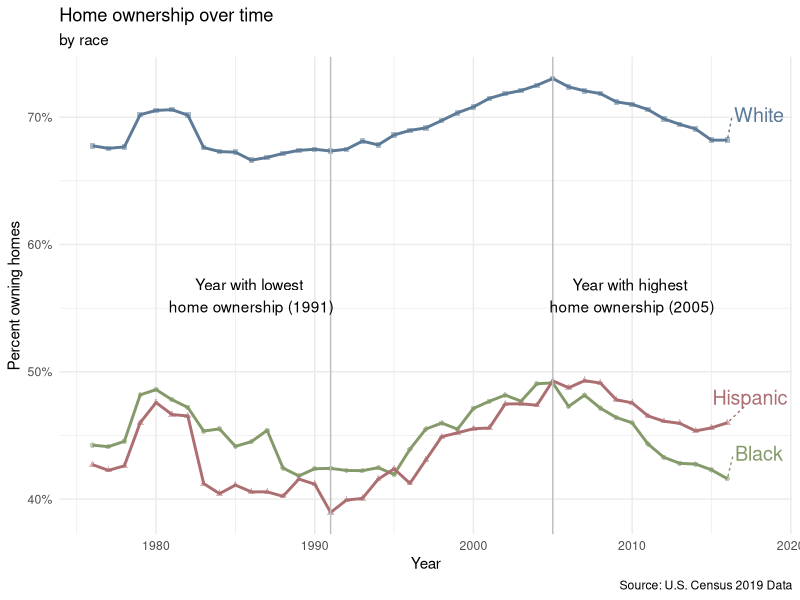
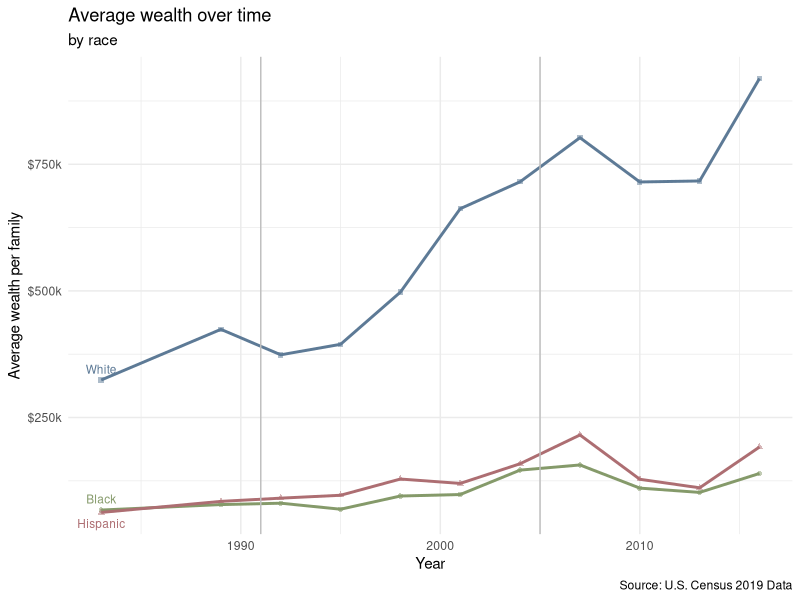
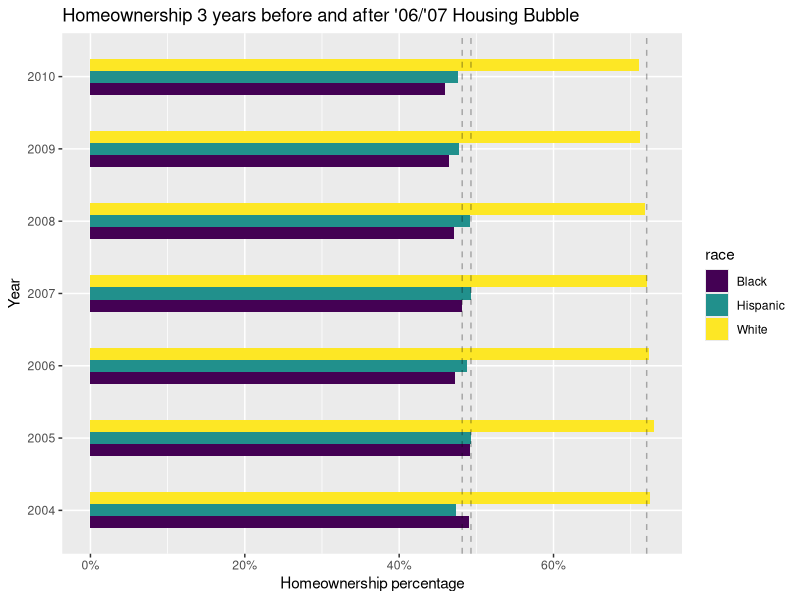
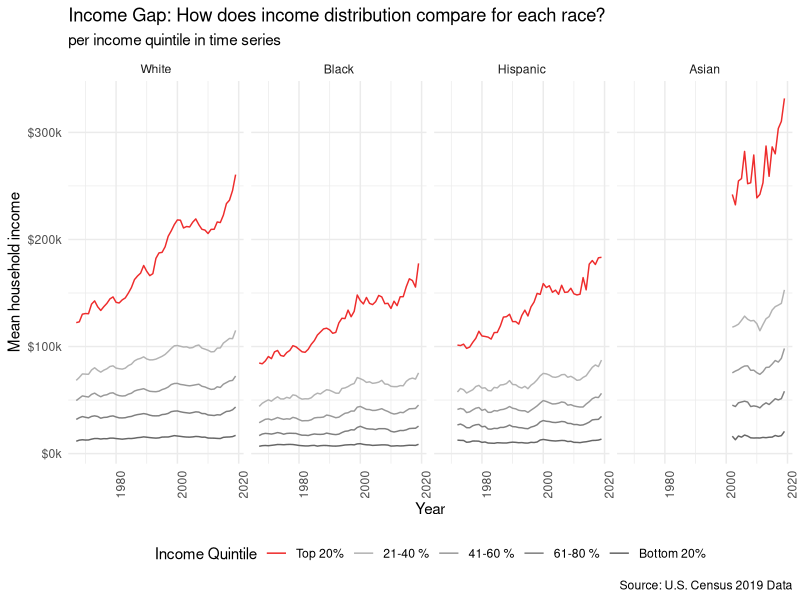
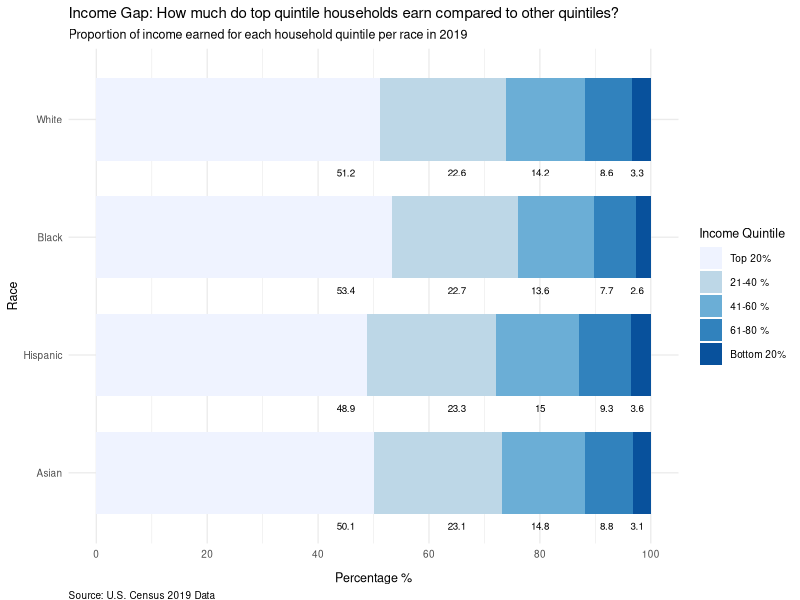

Source code (R) for these figures, in order:
## ---- chunk 1
library(tidyverse)
library(viridis)
library(ggrepel)
## ---- chunk 2
income_mean <- read_csv(file = "data/income_mean.csv")
home_owner <- read_csv(file = "data/home_owner.csv")
race_wealth <- read_csv(file = "data/race_wealth.csv")
## ---- chunk 3
lowest_year <- home_owner %>%
  group_by(year) %>%
  summarize(mean_pct_unweighted = mean(home_owner_pct)) %>%
  arrange(mean_pct_unweighted) %>%
  slice(1) %>%
  pull(year)
highest_year <- home_owner %>%
  group_by(year) %>%
  summarize(mean_pct_unweighted = mean(home_owner_pct)) %>%
  arrange(desc(mean_pct_unweighted)) %>%
  slice(1) %>%
  pull(year)

last_year <- home_owner %>%
  group_by(race) %>%
  filter(year == max(year))
## ---- chunk 4
home_owner %>%
  ggplot(
    aes(x = year, y = home_owner_pct, color = race, shape = race)
  ) +
  geom_line(size = 1) +
  geom_point(alpha = 0.5, size = 1.5) +
  geom_vline(aes(xintercept = lowest_year), color = "grey") +
  geom_vline(aes(xintercept = highest_year), color = "grey") +
  annotate(geom = "text",
    x = lowest_year - 5, 
    y = 0.56,
    label = paste0("Year with lowest \nhome ownership (", lowest_year, ")"),
    color = "black"
    ) +
  annotate(
    geom = "text",
    x = highest_year + 5, 
    y = 0.56, 
    label = paste0("Year with highest \nhome ownership (", highest_year, ")"), 
    color = "black"
    ) +
  geom_text_repel(data = last_year,
                  aes(label = race),
                  direction = "y",
                  nudge_x = 2,
                  nudge_y = 0.02,
                  size = 5,
                  segment.linetype = "dotted") +
  scale_color_manual(values = c("#859a6a", "#ad6e72", "#5d7a96")) +
  scale_y_continuous(labels = scales::percent_format(scale = 100)) +
  labs(
    x = "Year",
    y = "Percent owning homes",
    title = "Home ownership over time",
    subtitle = "by race",
    caption = "Source: U.S. Census 2019 Data"
  ) +
  theme_minimal() +
  theme(legend.position = "none")
## ---- chunk 5
first_year <- race_wealth %>%
  filter(type == "Average",
         race != "Non-White",
         year > 1980) %>%
  group_by(race) %>%
  filter(year == min(year))
race_wealth %>%
  filter(type == "Average",
         race != "Non-White",
         year > 1980) %>%
  drop_na() %>%
  group_by(race, year) %>%
  ggplot(aes(x = year, y = wealth_family, color = race, shape = race)) +
  geom_point(alpha = 0.5, size = 1.5) +
  geom_line(size = 1) +
  geom_text_repel(data = first_year,
                  aes(label = race),
                  direction = "y",
                  nudge_y = 1000,
                  size = 3,
                  segment.linetype = "dotted") +
  geom_vline(aes(xintercept = lowest_year), color = "grey") +
  geom_vline(aes(xintercept = highest_year), color = "grey") +
  scale_color_manual(values = c("#859a6a", "#ad6e72", "#5d7a96")) +
  scale_y_continuous(labels = scales::label_number(big.mark = ",", 
                                                   scale = 0.001, 
                                                   suffix = "k",
                                                   prefix = "$")) +
  labs(
    x = "Year",
    y = "Average wealth per family",
    title = "Average wealth over time",
    subtitle = "by race",
    caption = "Source: U.S. Census 2019 Data"
  ) +
  theme_minimal() +
  theme(legend.position = "none")
## ---- chunk 6
 home_owner %>%
  filter(year > "2003", year <= "2010") %>%
  dplyr::group_by(year, race) %>%
  ggplot(aes(x = as.factor(year), y = home_owner_pct, fill = race))+ 
    geom_bar(width = 0.5, position="dodge", stat="identity") +
  coord_flip() + 
  labs(title = "Homeownership 3 years before and after '06/'07 Housing Bubble",
       y = "Homeownership percentage",
       x = "Year")+
  geom_hline(aes(yintercept = 0.7207117), linetype = "dashed", alpha = 0.3)+
  geom_hline(aes(yintercept = 0.4816776), linetype = "dashed", alpha = 0.3)+
  geom_hline(aes(yintercept = 0.4930240), linetype = "dashed", alpha = 0.3) +
  scale_fill_viridis_d()+
  scale_y_continuous(labels = scales::percent_format(scale = 100))

## ---- chunk 7
a <- home_owner %>%
  filter(year >= "2003", year <= "2019") %>%
  dplyr::group_by(year, race) %>%
  ggplot(aes(x = race, y = home_owner_pct, fill = race))+ 
    geom_bar(position = "dodge", stat = "identity") +
  geom_text(aes(label=percent(home_owner_pct,accuracy=0.1)),
            position="stack",vjust= 2)+
  geom_point()+
scale_fill_viridis_d() +
  labs(
    x = "Year",
    y = "Percent owning homes",
    color = "Race",
    shape = "Race",
subtitle = "Homeownership 5-6 years before and after '06/'07 Housing Bubble by race"
  ) +
  theme_minimal() +
  scale_y_continuous(labels = scales::percent_format(scale = 100)) 
#  transition_time(year)+
 # labs(title = "Year: {frame_time}")
#animate(a, end_pause = 30)
## ---- chunk 8
income_mean <- income_mean %>%
  filter(
    !str_detect(race, "Combination"),
    !str_detect(race, "Not Hispanic"),
    !str_detect(race, "All"),
    dollar_type == "2019 Dollars",
    income_quintile != "Top 5%"
    ) %>%
  group_by(year, race, income_quintile) %>%
  summarize(income_dollars =  mean(income_dollars), .groups = "drop") %>%
  mutate(
    race = str_remove(race, ',?\\s(.*)'),
    income_percentile = case_when(
      income_quintile == "Top 5%"   ~ "1st - 5th",
      income_quintile == "Highest"  ~ "Top 20%",
      income_quintile == "Fourth"   ~ "21-40 %",
      income_quintile == "Middle"   ~ "41-60 %",
      income_quintile == "Second"   ~ "61-80 %",
      income_quintile == "Lowest"   ~ "Bottom 20%"),
    income_percentile = ordered(income_percentile, 
                                c("Bottom 20%", "61-80 %", "41-60 %", 
                                    "21-40 %", "Top 20%")),
    race = ordered(race, c("White", "Black", "Hispanic", "Asian")))
## ---- chunk 9
make_perc_table <- function(quintile) {
  return(
    income_mean %>%
      filter(year == 2019) %>%
      group_by(race) %>%
      transmute(income_quintile, 
                percent = income_dollars / sum(income_dollars)) %>%
      filter(income_quintile == quintile)
  )
}

highest_perc_table <- make_perc_table("Highest")
perc_21_40_perc_table <- make_perc_table("Fourth")
perc_41_60_perc_table <- make_perc_table("Middle")
perc_61_80_perc_table <- make_perc_table("Second")
bottom_perc_table <- make_perc_table("Lowest")
## ---- chunk 10
income_mean %>%
  ggplot(
    aes(
      x = year, 
      y = income_dollars, 
      color = income_percentile
      )
  ) +
  geom_line() +
  facet_wrap(. ~ race, nrow = 1) +
  scale_y_continuous(labels = scales::label_number(big.mark = ",", 
                                                   scale = 0.001, 
                                                   suffix = "k",
                                                   prefix = "$")) +
  scale_color_manual(values = c("grey40", "grey50", "grey60", "grey70", 
                                "firebrick2")) +
  labs(
    title = "Income Gap: How does income distribution compare for each race?",
    subtitle = "per income quintile in time series",
    x = "Year", 
    y = "Mean household income", 
    color = "Income Quintile",
    caption = "Source: U.S. Census 2019 Data"
    ) +
  theme_minimal() +
  theme(
    legend.position = "bottom",
    axis.text.x.bottom = element_text(angle = 90)
    ) +
  guides(color = guide_legend(reverse = TRUE))
## ---- chunk 11
income_mean %>%
  filter(year == 2019) %>%
  ggplot(
    aes(x = income_dollars, y = reorder(race, desc(race)))
    ) + 
  geom_bar(
    position = "fill", 
    stat = "identity", 
    aes(fill = income_percentile),
    width = 0.7
    ) +
  geom_text(
    data = highest_perc_table, 
    aes(y = race, label = paste0(round(percent, 3) * 100)),
    x = 0.45, 
    size = 2.5,
    color = "black",
    nudge_y = -0.45
    ) +
  geom_text(
    data = perc_21_40_perc_table, 
    aes(y = race, label = paste0(round(percent, 3) * 100)),
    x = 0.65, 
    size = 2.5,
    color = "black",
    nudge_y = -0.45
    ) +
  geom_text(
    data = perc_41_60_perc_table, 
    aes(y = race, label = paste0(round(percent, 3) * 100)),
    x = 0.80, 
    size = 2.5,
    color = "black",
    nudge_y = -0.45
    ) +
  geom_text(
    data = perc_61_80_perc_table, 
    aes(y = race, label = paste0(round(percent, 3) * 100)),
    x = 0.92, 
    size = 2.5,
    color = "black",
    nudge_y = -0.45
    ) +
  geom_text(
    data = bottom_perc_table, 
    aes(y = race, label = paste0(round(percent, 3) * 100)),
    x = 0.975, 
    size = 2.5,
    color = "black",
    nudge_y = -0.45
    ) +
  scale_fill_brewer(type = "seq", palette = "Blues", direction = -1) +
  labs(
    title = "Income Gap: How much do top quintile households earn compared to other quintiles?",
    subtitle = "Proportion of income earned for each household quintile per race in 2019",
    x = "Percentage %", 
    y = "Race", 
    fill = "Income Quintile",
    caption = "Source: U.S. Census 2019 Data"
    ) +
  scale_colour_viridis_d() +
  scale_x_continuous(
    labels = scales::label_number(
      big.mark = ",", 
      scale = 100, 
      suffix = "", 
      prefix = ""
      ),
    breaks = seq(-0.2, 1.2, 0.2)
    ) +
  guides(fill = guide_legend(reverse = TRUE)) +
  theme_minimal(base_size = 10) +
  theme(
    text = element_text(size = 9),
    axis.title.x = element_text(vjust = -2),
    plot.caption = element_text(vjust = -3, hjust = 0))
